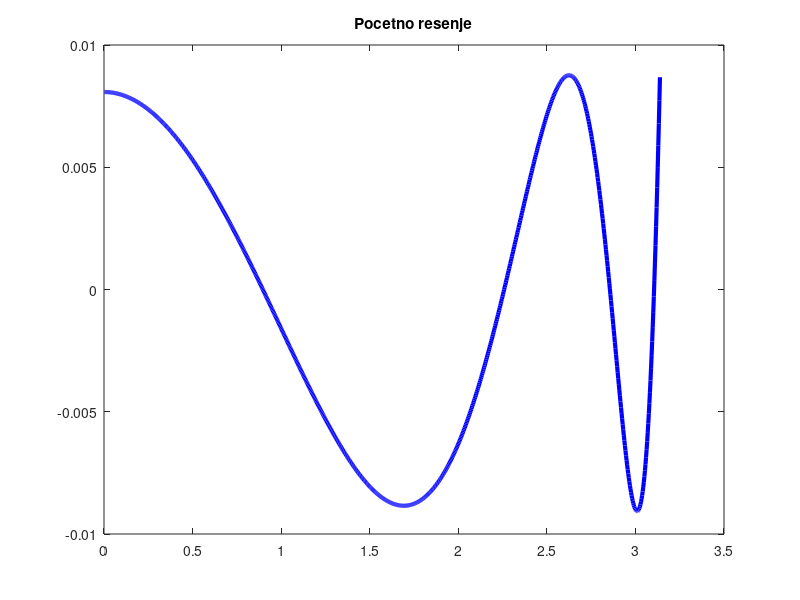
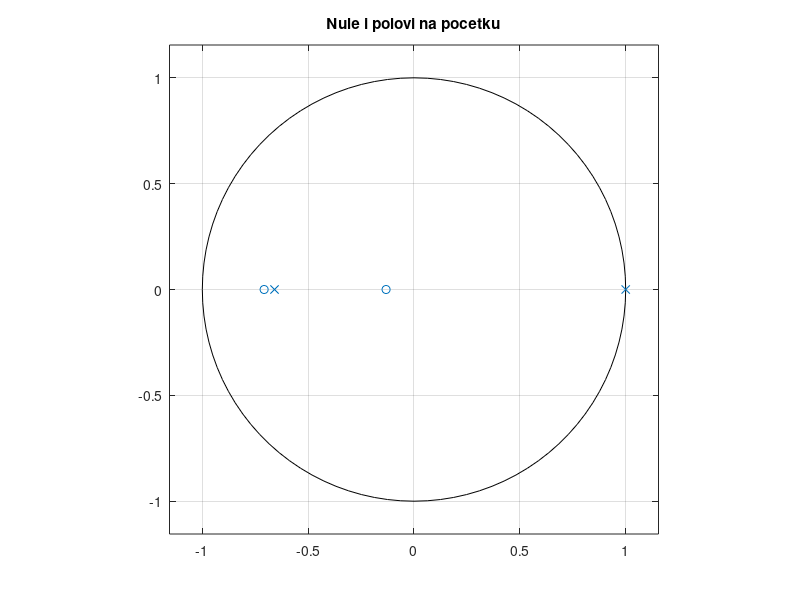
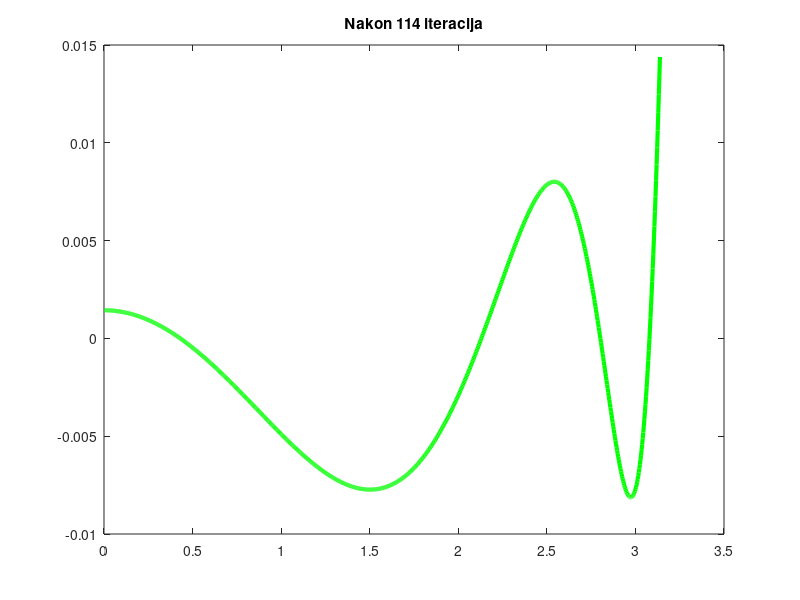
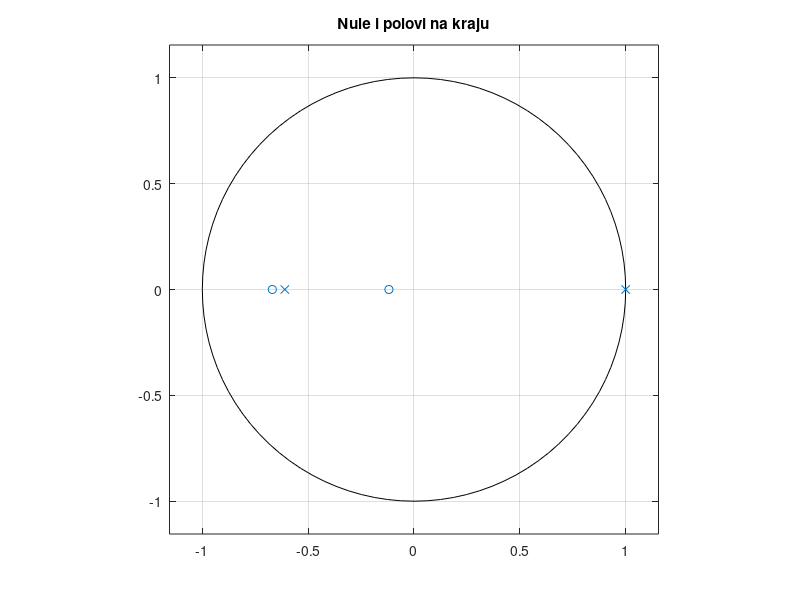

Here is the MATLAB script that generated these plots, in order:
clear all
close all

b = [0.864973266511447   0.726541496771591   0.080807098142330]
p =  -0.658920874428452
wn = [0.001 1.67761 2.62951 3.01279 3.13845]

polovi = [1 p]'
a = poly(polovi)

[h,www]=freqz(b, a, 1000);
figure
plot(www,www.*(abs(h)-1./www),'b','LineWidth',3)
title('Pocetno resenje')

nule = roots(b)
p = polovi(2)
figure
zplane(nule,polovi)
title('Nule i polovi na pocetku')

epsilon = 10e-9
broj_iteracija = 0
current_max = 1
eps_val = [0.1 0.5 0.5 0.5 1]

while current_max > epsilon
    for i=1:5
        top = (b(1) + b(2)*cos(wn(i)) + b(3)*cos(2*wn(i)))^2 + (b(2)*sin(wn(i)) + b(3)*sin(2 * wn(i)))^2;
        bottom = (1 - (p + 1)*cos(wn(i)) + p*cos(2*wn(i)))^2 + ((p + 1)*sin(wn(i)) - p*sin(2 * wn(i)))^2;

        df_db0(i) = 1/(2*sqrt(top/bottom)) * 1 / bottom * 2 * (b(1) + b(2)*cos(wn(i)) + b(3)*cos(2*wn(i)));
    
        df_db1(i) = 1/(2*sqrt(top/bottom)) * 1 / bottom ...
            * (2 * (b(1) + b(2)*cos(wn(i)) + b(3)*cos(2*wn(i))) * (cos(wn(i))) ...
            + 2 * (b(2)*sin(wn(i)) + b(3)*sin(2 * wn(i))) * sin(wn(i)));

        df_db2(i) = 1/(2*sqrt(top/bottom)) * 1 / bottom ...
            * (2 * (b(1) + b(2)*cos(wn(i)) + b(3)*cos(2*wn(i))) * (cos(2*wn(i))) ...
            + 2 * (b(2)*sin(wn(i)) + b(3)*sin(2 * wn(i))) * sin(2*wn(i)));

        df_dp(i) =  - 1/(2*sqrt(top/bottom)) * top / bottom^2 ...
            * (2 * (1 - (p + 1)*cos(wn(i)) + p*cos(2*wn(i))) * (-cos(wn(i)) + cos(2*wn(i))) ...
            + 2 * ((p + 1)*sin(wn(i)) - p*sin(2 * wn(i))) * (-sin(wn(i)) + sin(2*wn(i))));

        ff(i) = -sqrt(top/bottom) + 1/wn(i);
        fe(i) = -eps_val(i)/wn(i) * (-1)^(1+i);
    end

    B = [df_db0' df_db1' df_db2' df_dp' fe'];
    C = ff';

    A = B \ C

    b(1) = b(1) + A(1);
    b(2) = b(2) + A(2);
    b(3) = b(3) + A(3);
    p = p + A(4);
    eps = A(5);

    current_max = max(abs(A(1:4)))
    broj_iteracija = broj_iteracija + 1
end

b
p
eps

a = [1 -(p+1) p]
[h,www]=freqz(b, a, 1000);
figure
plot(www,www.*(abs(h)-1./www),'g','LineWidth',3)
title(['Nakon ' ,num2str(broj_iteracija), ' iteracija'])

nule = roots(b)
polovi = roots(a)
figure
zplane(nule,polovi)
title('Nule i polovi na kraju')

faza=unwrap(angle(h));
faza_id=-pi/2+0.5*www;
figure
plot(www/pi,faza,'r','LineWidth',3)
title(['Faza posle' ,num2str(broj_iteracija), ' iteracija'])
grid

figure
plot(www(2:1000)/pi,180*(faza(2:1000)-faza_id(2:1000))/pi,'r','LineWidth',3)
title(['Greska faze posle' ,num2str(broj_iteracija), ' iteracija u stepenima'])
grid